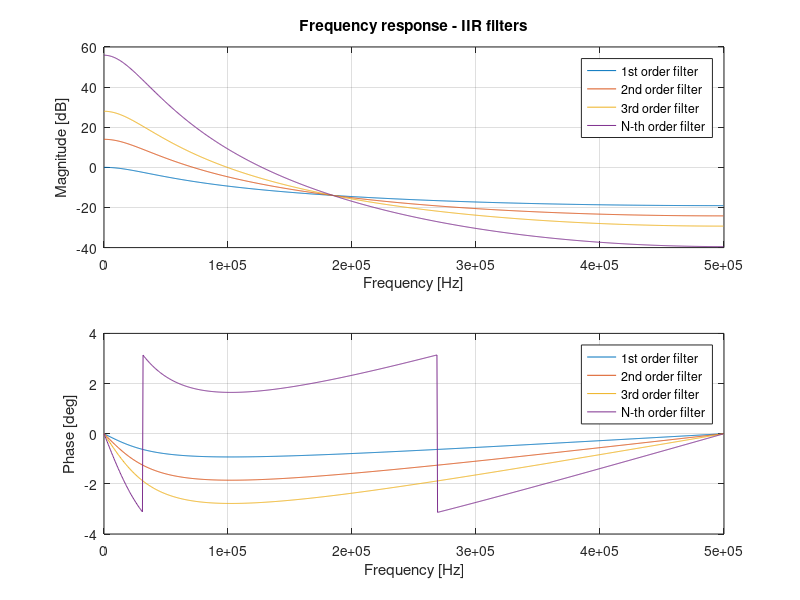

This figure's MATLAB source:
% SCRIPT - IIR filtering analysis %
% v1.0

% ---------- Reference constants ---------- %
fs = 1*10^6;
ALPHA = single(0.2);

% ---------- 1st order IIR filter ---------- %
a = [1 -(1-ALPHA)];

% ---------- 2nd order IIR filter -> 2 cascaded single pole IIR ---------- %
b1 = [1 -(1-ALPHA)];
b2 = [1 -(1-ALPHA)];
b = conv(b1,b2);

% ---------- 3rd order IIR filter -> 3 cascaded single pole IIR ---------- %
c1 = [1 -(1-ALPHA)];
c2 = [1 -(1-ALPHA)];
c3 = [1 -(1-ALPHA)]; 
c = conv(c3,conv(c1,c2));

% ---------- N-th order IIR filter -> N cascaded single pole IIR ---------- %
N=5;
d = [1];
for i = 1:N
    aux = [1 -(1-ALPHA)];
    d = conv(d,aux);
end

% ---------- Freq. response of the filters ---------- %
n=1000;
[h1,f] = freqz(ALPHA,a,n,fs);
[h2,f] = freqz(ALPHA,b,n,fs);
[h3,f] = freqz(ALPHA,c,n,fs);
[h4,f] = freqz(ALPHA,d,n,fs);

% ---------- Cutoff frequencies ---------- %
%{
[c1 ind1] = min(abs(20*log10(abs(h1))+3));
[c2 ind2] = min(abs(20*log10(abs(h2))+3)); 
[c3 ind3] = min(abs(20*log10(abs(h3))+3));
%}


% ---------- Plotting ---------- %
figure(1)

subplot(2,1,1)
plot(f,20*log10(abs(h1)))
hold on
plot(f,20*log10(abs(h2)))
hold on
plot(f,20*log10(abs(h3)))
hold on
plot(f,20*log10(abs(h4)))

title('Frequency response - IIR filters')
xlabel('Frequency [Hz]')
ylabel('Magnitude [dB]')
legend('1st order filter','2nd order filter','3rd order filter','N-th order filter');
grid

subplot(2,1,2)
plot(f,angle(h1))
hold on
plot(f,angle(h2))
hold on
plot(f,angle(h3))
hold on
plot(f,angle(h4))

xlabel('Frequency [Hz]')
ylabel('Phase [deg]')
legend('1st order filter','2nd order filter','3rd order filter','N-th order filter');
grid
